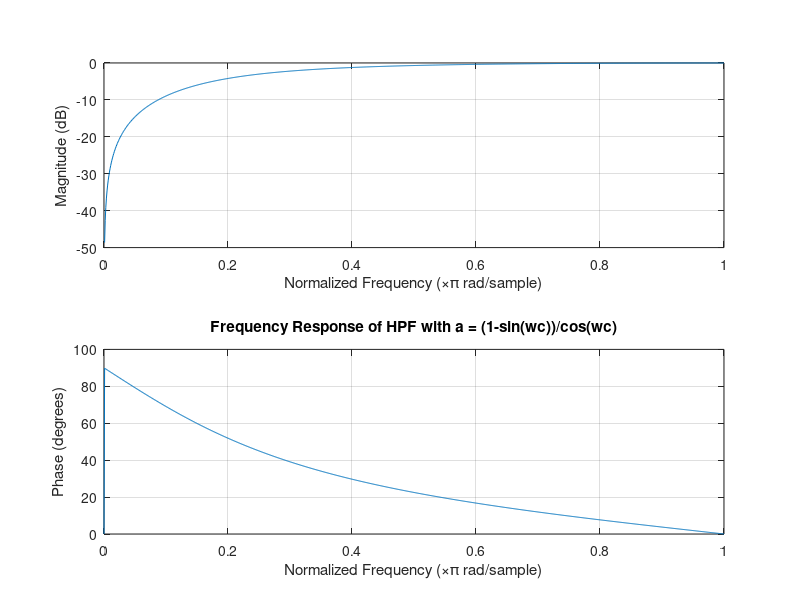
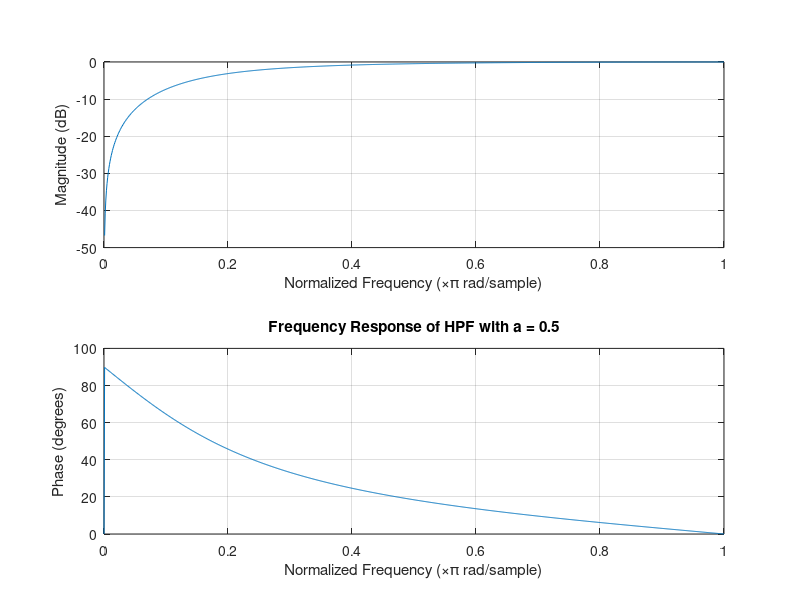
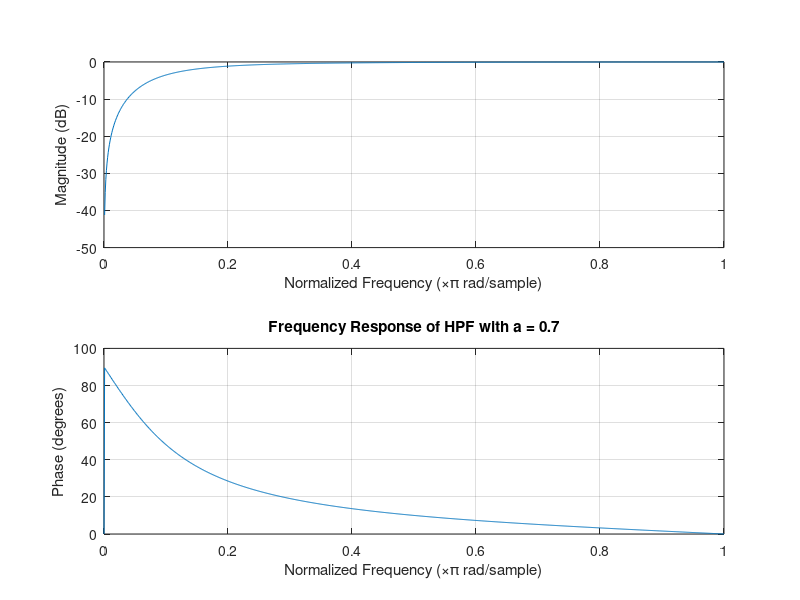
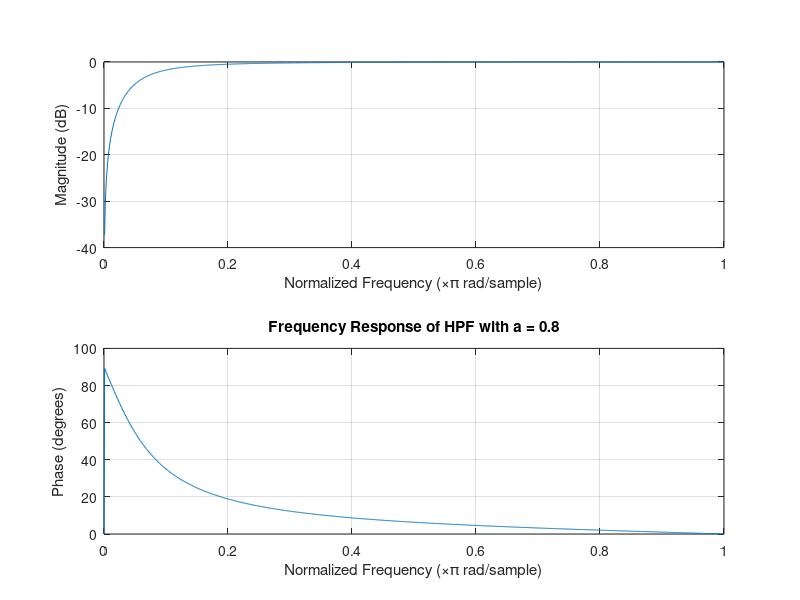

These figures' MATLAB source, in order:
clear all;
close all;
clc;

wc = pi/4;   %cut off freq
ts = 1e-3;   %sampling time
N = 1024;

%part a
a = (1-sin(wc))/cos(wc);
num = [1+a,-1*(1+a)];
den = [2,-a*2];
hpf1 = tf(num,den,ts)
figure
freqz(num,den,N);
title('Frequency Response of HPF with a = (1-sin(wc))/cos(wc)');

%for a = 0.5
a = 0.5;
num = [1+a,-1*(1+a)];
den = [2,-a*2];
hpf2 = tf(num,den,ts)
figure
freqz(num,den,N);
title('Frequency Response of HPF with a = 0.5');

%for a = 0.7
a = 0.7;
num = [1+a,-1*(1+a)];
den = [2,-a*2];
hpf3 = tf(num,den,ts)
figure
freqz(num,den,N);
title('Frequency Response of HPF with a = 0.7');

%for a = 0.8
a = 0.8;
num = [1+a,-1*(1+a)];
den = [2,-a*2];
hpf4 = tf(num,den,ts)
figure
freqz(num,den,N);
title('Frequency Response of HPF with a = 0.8');